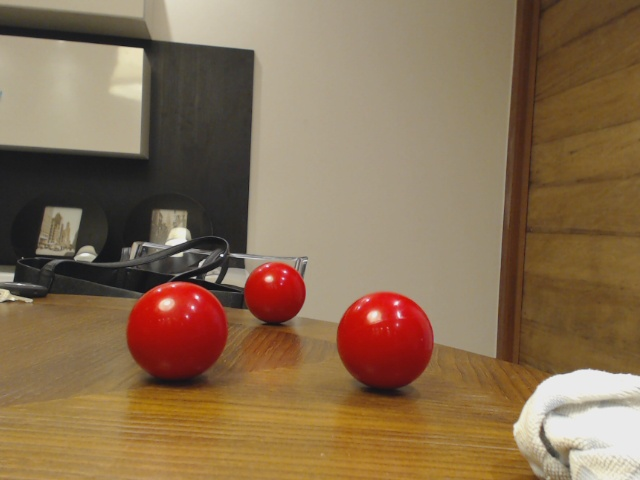
#> input picture prototypes/3bolas.jpg, 640 x 480 px
$ python filtra_vermelho.py
#> lines starting #> are read from the running program, lines starting #| are printed output that depends on the picture; after the words box and inside, x2 and y2 are one past the last pixel; in counts of white or black regions, pixels touching at a corner belong together
import cv2
import numpy as np

im = cv2.imread('3bolas.jpg', cv2.IMREAD_COLOR)
#> im is the input picture: shape (480, 640, 3); mean B, G, R 82, 110.7, 136.1
cv2.imshow('Original', im)

# BGR
cor_alvo_min = np.array([0,0,80])
cor_alvo_max = np.array([30,30,255])

mascara = cv2.inRange(im, cor_alvo_min, cor_alvo_max)
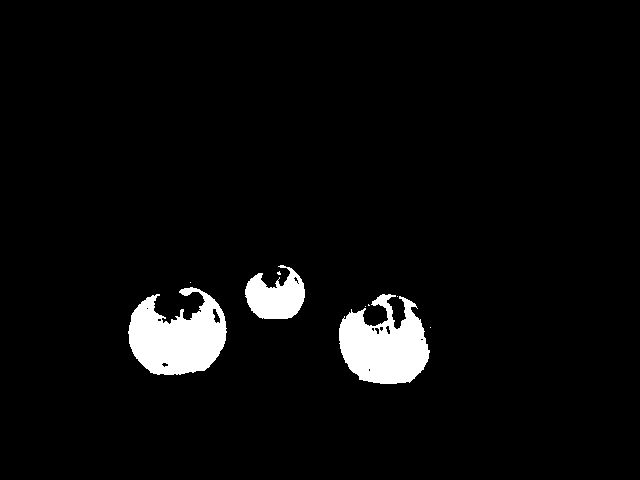
#> mascara: shape (480, 640); 4.3% white; 9 white regions (6 under 20 px), largest, box (x1, y1, x2, y2) and area: (128, 287, 227, 375) 5686, (339, 294, 430, 384) 5381, (245, 265, 305, 319) 2101
resultado = cv2.bitwise_and(im, im, mask=mascara)
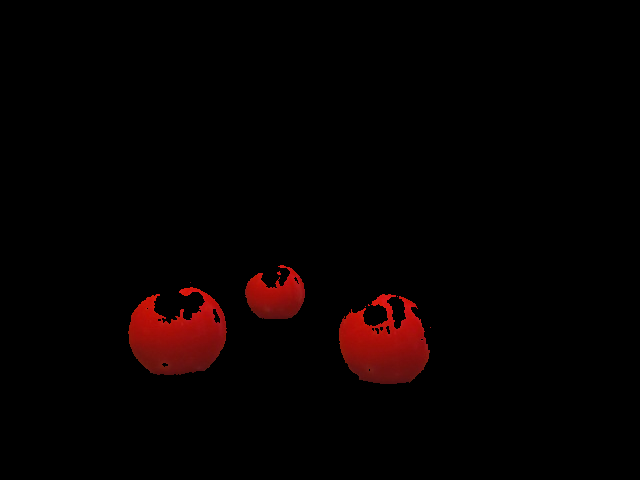
#> resultado: shape (480, 640, 3); mean B, G, R 0.6, 0.8, 6.4

cv2.imshow('Resultado', resultado)

key = 0
while key != 27:
    key = cv2.waitKey(10)
#> (key Esc is pressed here)
